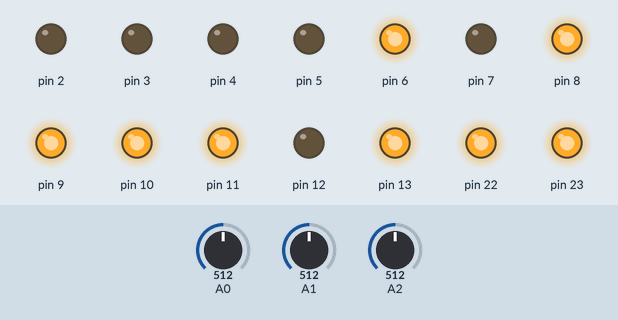
The sketch below on a simulated Arduino Uno, built with avr-gcc and run on an emulated ATmega328P. On the bench: output pins drawn as LEDs (lit = HIGH). Inputs (shaded band) come from the test bench; at power-on: A0 = 512, A1 = 512, A2 = 512. Random numbers use the default seed unless the sketch sets one; what the sketch prints to the serial monitor is not drawn.

Above: at 8.33 s.
At 23.95 s:
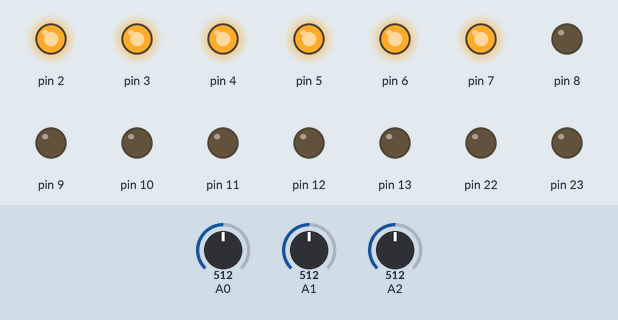
At 39.91 s:
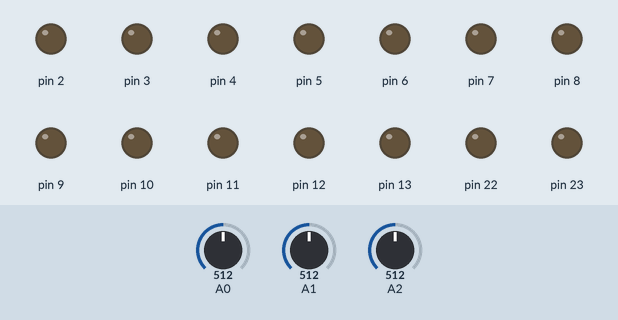
Timing chart, 0 to 40.0 s (numbered marks = the images above):
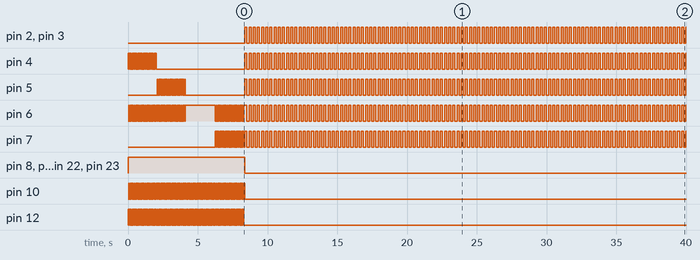

The sketch:

cre8_task1_bonus1.ino
```cpp
#include <avr/io.h>
#include <avr/interrupt.h>
volatile int k0 = 0, flag = 0, k2 = 0;
char direction = 'i', prev_direction = 'r', game_status = 'r';
int h[2] = {2, 2}, food[2] = {4, 4};
int counter = 0;
uint8_t pos[6][6] = {0, 0, 0, 0, 0, 0,
                     0, 0, 0, 0, 0, 0,
                     0, 0, 0, 0, 0, 0,
                     0, 0, 0, 0, 0, 0,
                     0, 0, 0, 0, 0, 0,
                     1, 1, 0, 0, 0, 0};
// | - origin
ISR(TIMER2_OVF_vect)
{
  ++k2;
}
ISR(TIMER0_OVF_vect)
{
  ++k0;
}
void usart_write(String data)
{
  for (int i = 0; data[i] != '\0'; i++)
  {
    while (!(UCSR0A & (1 << UDRE0)))
      ;
    UDR0 = data[i];
  }
}

void dlay()
{
  TCCR0B = (1 << CS02) | (1 << CS00);
  k0 = 0;
  while (k0 <= 2)
    ;
  TCCR0B = 0;
}

void dlay_long()
{
  TCCR2B = (1 << CS22) | (1 << CS20) | (1<<CS20);
  k2 = 0;
  while (k2 <= 70)
    ;
  TCCR2B = 0;
}


void init()
{
  DDRD = 0b11111100;
  DDRB = 0xFF;
  PORTB = 0xFF;
  PORTD = 0;
  TIMSK0 = 1 << TOIE0;
  TIMSK2 = 1 << TOIE2;
  TCCR2B = 1 << CS21;

  ADMUX = (1 << REFS0); /* Vref: Avcc, ADC channel: 0 */
  ADCSRA = (1 << ADEN) | (1 << ADPS2) | (1 << ADPS1) | (1 << ADPS0);
  UCSR0A = 0X00;
  UCSR0B = (1 << RXEN0) | (1 << TXEN0);
  UCSR0C = (1 << UCSZ01) | (1 << UCSZ00);
  UBRR0 = 103;
}

/*
  ADC Read function
*/
uint16_t ADC_Read(unsigned char channel)
{
  ADMUX = (1 << REFS0) | (channel & 0x07); /* set input channel to read */
  ADCSRA |= (1 << ADSC);                   /* Start ADC conversion */
  while (!(ADCSRA & (1 << ADIF)))
    ;                    /* Wait until end of conversion by polling ADC interrupt flag */
  ADCSRA |= (1 << ADIF); /* Clear interrupt flag */
  return ADC;            /* Return ADC word */
}
void disp()
{
  //usart_write("\n");
  for (int i = 5; i >= 0; --i)
  {
    for (int j = 0; j < 6; j++)
    {
      if (pos[i][j] == 1)
      {
        PORTD = 0;
        PORTB = 0xFF;
        PORTD = 1 << (j + 2);
        PORTB = 0xFF ^ (1 << i);
        dlay();
      }
      //usart_write((String)pos[i][j]);
    }
    //usart_write("\n");
  }
}
void disp_xy()
{

  // pos[0][h[0]] = 1;
  // pos[1][h[1]] = 1;
  k2 = 0;
  TCCR2B = (1 << CS22) | (1 << CS21) | (1 << CS20);
  k2 = 0;
  while (k2 <= 120)
  {
    for (int i = 0; i < 6; i++)
    {
      for (int j = 0; j < 6; j++)
      {
        pos[i][j] = 0;
      }
    }

    pos[h[0]][h[1]] = 1;
    disp();

    for (int i = 0; i < 6; i++)
    {
      for (int j = 0; j < 6; j++)
      {
        pos[i][j] = 0;
      }
    }

    pos[food[0]][food[1]] = 1;
    disp();
  }
  TCCR2B = 0;
}
void ran()
{
  while (food[0] == h[0] && food[1] == h[1])
  {
    food[0] = random(0, 6);
    food[1] = random(0, 6);
  }
}
int main()
{
  counter++;
  init();
  sei();
  int x, y, z;
  while (1)
  {
    ran();
    for (int i = 0; i < 6; i++)
    {
      for (int j = 0; j < 6; j++)
      {
        pos[i][j] = 0;
      }
    }

    if ((h[0] == 6) || (h[1] == 6) || (h[0] == -1) || (h[1] == -1))
    {
      usart_write("Game over!!");
      game_status = 'n';
      break;
    }

    disp_xy();

    usart_write((String)counter);
    // usart_write("Head : ");
    // usart_write((String)h[0]);
    // usart_write((String)h[1]);
    // usart_write("  direction : ");
    // usart_write((String)direction);
    // usart_write("\n");
    // _delay_ms(3000);

    x = y = z = 0;
    x = ADC_Read(0);
    y = ADC_Read(1);
    z = ADC_Read(2);
    usart_write("\nx= ");
    usart_write((String)x);
    usart_write("\ty= ");
    usart_write((String)y);
    usart_write("\tz= ");
    usart_write((String)z);

    if (x >= 260 && x <= 285 && y <= 385 && y >= 315 && z <= 385 && z >= 315)
    { // 270, 400, 350
      usart_write("IDLE");
      direction = 'i';
    }
    else if (x >= 285 && x <= 345 && y <= 420 && y >= 380 && z <= 385 && z >= 315)
    { // 330, 445, 400
      usart_write("UP");
      direction = 'u';
    }
    else if (x <= 315 && x >= 270 && y <= 330 && y >= 290 && z <= 385 && z >= 315)
    {
      usart_write("DOWN");
      direction = 'd';
    }
    else if (x <= 330 && x >= 295 && y <= 365 && y >= 335 && z >= 290 && z <= 315) // 360, 400, 340
    {
      usart_write("LEFT");
      direction = 'l';
    }
    else if (x <= 300 && x >= 270 && y <= 370 && y >= 340 && z <= 415 && z >= 375) // 330, 380, 450
    {
      usart_write("RIGHT");
      direction = 'r';
    }
    else
    {
      usart_write("IDLE");
      direction = 'i';
    }

    // if(counter == 2){
    //   direction = 'u';
    // }

    if (direction == 'i')
    {
      switch (prev_direction)
      {
      case 'r':
        ++h[1];
        break;
      case 'l':
        --h[1];
        break;
      case 'd':
        --h[0];
        break;
      case 'u':
        ++h[0];
        break;
      default:
        break;
      }
      // disp_xy();
    }

    if (direction != 'i')
    {
      prev_direction = direction;
    }
  }
  while (game_status != 'r')
  {
    usart_write("Game over");
    // for (int i = 0; i < 6; ++i)
    //   for (int j = 0; j < 6; ++j)
    //     pos[i][j] = 1;
    // disp();
    PORTB = 0;
    PORTD = 0xFF;
    dlay_long();
    PORTD = 0;
    dlay_long();
  }
}
```

Measured:
- by itself, pin 2, pin 3: LOW → HIGH at 8.4 s, → LOW 0.14 s later, → HIGH 0.15 s later, → LOW 0.15 s later, … (213 changes in this stretch)
- by itself, pin 4: goes 20 × (HIGH 0.05 s, LOW 0.05 s), HIGH 0.05 s, LOW 6.4 s, 106 × (HIGH 0.14 s, LOW 0.15 s), then HIGH
- by itself, pin 5: goes 20 × (HIGH 0.05 s, LOW 0.05 s), HIGH 0.05 s, LOW 4.3 s, 106 × (HIGH 0.14 s, LOW 0.15 s), then HIGH
- by itself, pin 7: goes 20 × (HIGH 0.05 s, LOW 0.05 s), HIGH 0.05 s, LOW 0.09 s, 106 × (HIGH 0.14 s, LOW 0.15 s), then HIGH
- by itself, pin 8, pin 9, pin 11, pin 13, pin 22, pin 23: LOW → HIGH at 0.00 s, → LOW 8.4 s later
- by itself, pin 10, pin 12: alternates HIGH for 0.05 s and LOW for 0.05 s, 168 changes in all, then stays LOW
